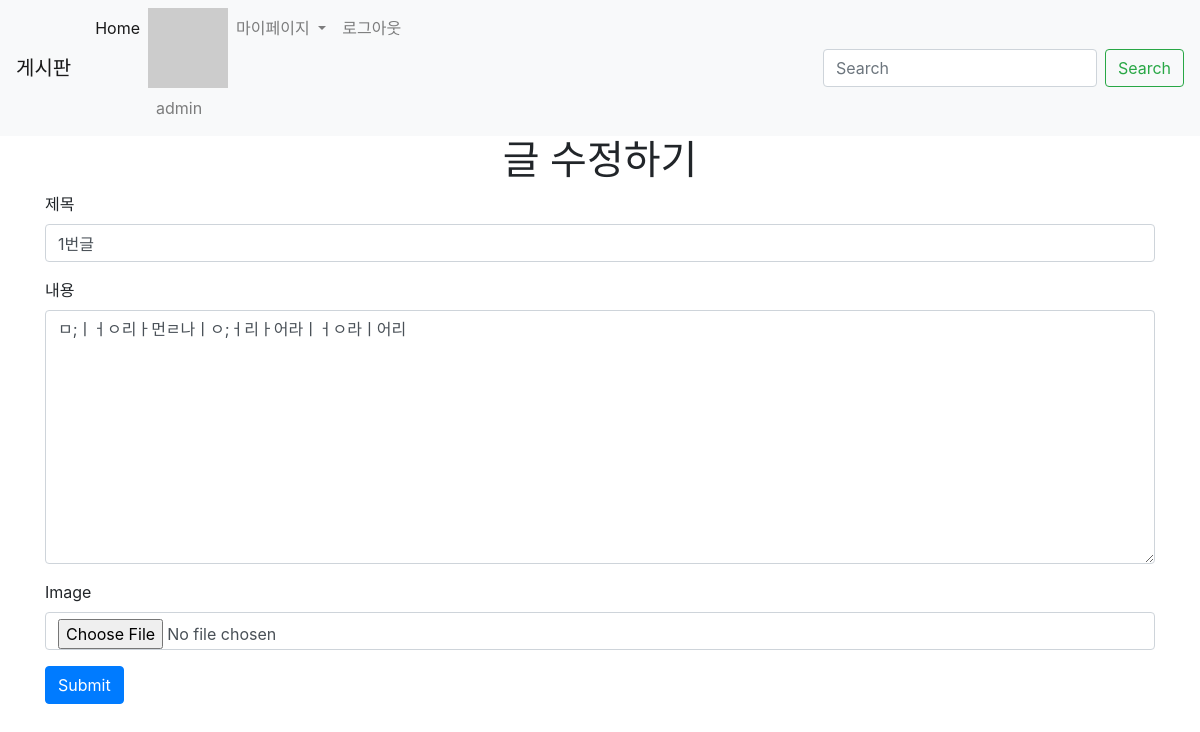
The page /articles/2/update/ (signed in) on the database its author committed.
### accounts/models.py (models this page shows)
class User(AbstractUser):
    pass

### articles/models.py (models this page shows, shortened)
class Article(models.Model):
    title = models.CharField(max_length=10)
    content = models.TextField()
    image = models.ImageField(blank=True)
    image_thumbnail = ImageSpecField(
        processors=[ResizeToFit(300, 300)],
        format='JPEG',
        options={'quality': 80}
    )
    created_at = models.DateTimeField(auto_now_add=True)
    updated_at = models.DateTimeField(auto_now=True)
    user = models.ForeignKey(settings.AUTH_USER_MODEL, on_delete=models.CASCADE)    # 참조 : https://docs.djangoproject.com/en/2.2/topics/auth/customizing/
    like_users = models.ManyToManyField(settings.AUTH_USER_MODEL, related_name='like_articles', blank=True)
    unlike_users = models.ManyToManyField(settings.AUTH_USER_MODEL, related_name='unlike_articles', blank=True)

### articles/views.py (the view)
# urls.py: path('update/', views.update, name='update'),
def update(request, article_pk):
    article = Article.objects.get(pk=article_pk)
    if article.user == request.user:
        if request.method == 'POST':
            article_form = ArticleForm(request.POST, instance=article)
            if article_form.is_valid():
                article = article_form.save()
                return redirect('articles:detail', article.pk)
        else:
            article_form = ArticleForm(instance=article)
        context = {
            'article_form': article_form
        }
        return render(request, 'articles/form.html', context)
    else:
        return HttpResponseForbidden

### articles/forms.py
class ArticleForm(forms.ModelForm):
    title = forms.CharField(
        max_length=140,
        label='제목',
        widget=forms.TextInput(
            attrs={
                'placeholder': '제목을 입력하세요.'
            }
        )
    )
    content = forms.CharField(
        max_length=140,
        label='내용',
        widget=forms.Textarea(
            attrs={
                'placeholder': '내용을 입력하세요.'
            }
        )
    )
    class Meta:
        model = Article # Article 쓰려면 import해야해!!!
        fields = ('title', 'content', 'image', )

### articles/templatetags/gravatar.py (called while the page is built)
@register.filter
def makehash(email):
    return 'https://www.gravatar.com/avatar/' + hashlib.md5(email.strip().lower().encode('utf-8')).hexdigest()

### articles/templates/articles/form.html (shortened to what this page needs)
{% extends 'articles/base.html' %}
{% block body %}
{% if request.resolver_match.url_name == 'create' %}
  <h1 class="text-center">글 작성하기</h1>
{% else %}
  <h1 class="text-center">글 수정하기</h1>
{% endif %}
{% load bootstrap4 %}
<form action="" method="POST" class="form" enctype="multipart/form-data">
    {% bootstrap_form article_form %}
    {% buttons %}
        <button type="submit" class="btn btn-primary">Submit</button>
    {% endbuttons %}
</form>
{% endblock %}

### articles/templates/_navbar.html (shortened to what this page needs)
<nav class="navbar navbar-expand-lg navbar-light bg-light">
    <a class="navbar-brand" href="{% url 'articles:index' %}">게시판</a>
    <div class="collapse navbar-collapse" id="navbarSupportedContent">
      <ul class="navbar-nav mr-auto">
        <li class="nav-item active">
          <a class="nav-link" href="{% url 'articles:index' %}">Home <span class="sr-only">(current)</span></a>
        </li>
        {% if user.is_authenticated %}
        <li class="nav-item">
          {% load gravatar %}
          <img src="{{ user.email|makehash }}" alt="">
          <a class="nav-link"> {{user.username}}</a>
        </li>
        <li class="nav-item dropdown">
          <a class="nav-link dropdown-toggle" href="#" id="navbarDropdown" role="button" data-toggle="dropdown" aria-haspopup="true" aria-expanded="false">
            마이페이지
          </a>
        </li>
        <li class="nav-item">
          <a class="nav-link" href="{% url 'accounts:logout' %}"> 로그아웃</a>
        </li>
        {% endif %}
      </ul>
      <form class="form-inline my-2 my-lg-0">
        <input class="form-control mr-sm-2" type="search" placeholder="Search" aria-label="Search">
        <button class="btn btn-outline-success my-2 my-sm-0" type="submit">Search</button>
      </form>
    </div>
  </nav>

### rows shown on the page
User: username "admin"
Article: title "1번글", content "ㅁ;ㅣㅓㅇ리ㅏ먼ㄹ나ㅣㅇ;ㅓ리ㅏ어라ㅣㅓㅇ라ㅣ어리"
